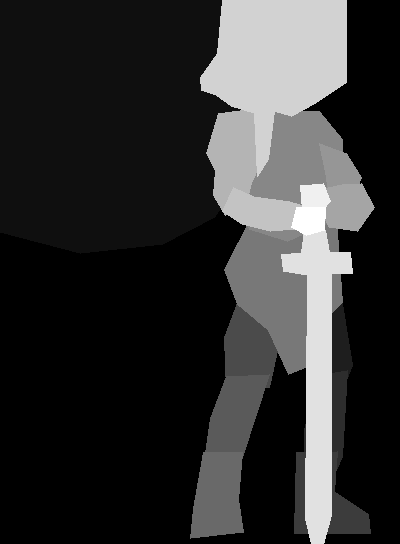
#> input picture assets/characters/red-knight-rig/part-mask.png, 400 x 544 px
$ python repair-knight-rig-underlayers.py --underpainting ../assets/characters/red-knight-rig/part-mask.png
#> lines starting #> are read from the running program, lines starting #| are printed output that depends on the picture
"""Install generated occlusion repair only BEHIND opaque original sword/arms.

The approved visible pixels and bind-pose silhouette are preserved. Run after
prepare-knight-rig.py. Use --underpainting for a newly generated repair source.
"""
import argparse
import json
from pathlib import Path
import numpy as np
from PIL import Image

root=Path(__file__).resolve().parents[1]
folder=root/'assets'/'characters'/'red-knight-rig'
parser=argparse.ArgumentParser()
parser.add_argument('--underpainting',default=str(folder/'underpainting-source.png'))
args=parser.parse_args()
source=Image.open(args.underpainting).convert('RGBA')
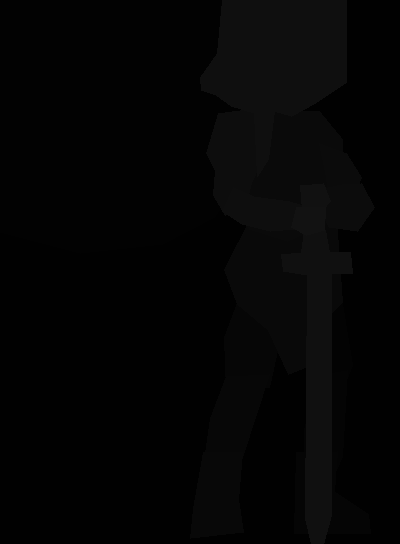
#> source: PIL image 400x544 RGBA; mean R, G, B, A 4.3, 4.3, 4.3, 255
source.save(folder/'underpainting-source.png')
patch=source.resize((200,272),Image.Resampling.NEAREST)
patch.save(folder/'underpainting-aligned.png')
#> (the run stopped early here; a loop or call above may not have finished)
